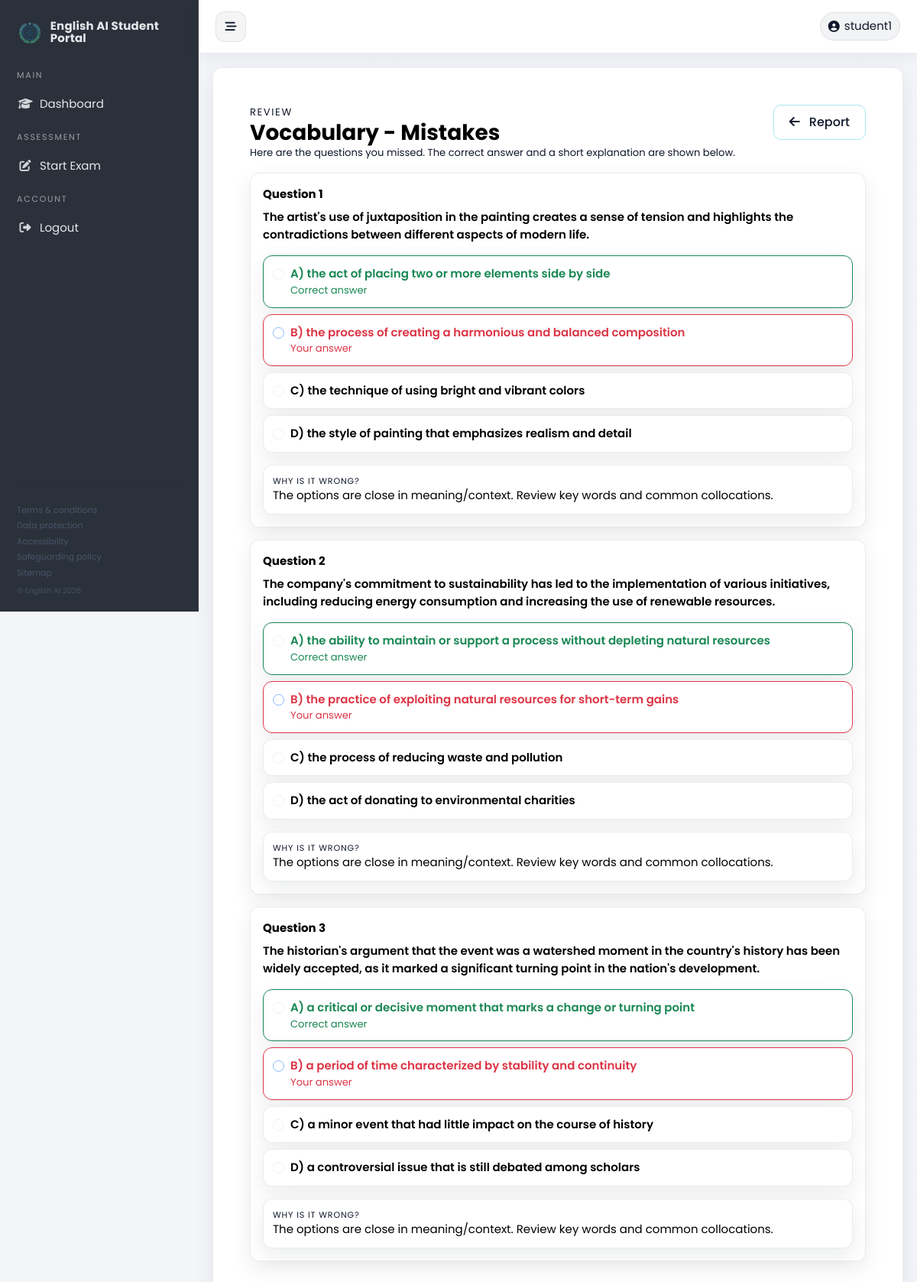
The page /report/result/6/section/Vocabulary (signed in) on the database its author committed.
### app/models.py (models this page shows, shortened)
class User(UserMixin, db.Model):
    __tablename__ = 'users'
    id = db.Column(db.Integer, primary_key=True)
    name = db.Column(db.String(100))
    email = db.Column(db.String(120), unique=True, index=True)
    password_hash = db.Column(db.String(128))
    role = db.Column(db.Enum(UserRole), default=UserRole.STUDENT)
    type = db.Column(db.String(50))
    __mapper_args__ = {'polymorphic_identity': 'user', 'polymorphic_on': type}

class Question(db.Model):
    __tablename__ = 'questions'
    id = db.Column(db.Integer, primary_key=True)
    text = db.Column(db.Text, nullable=False)
    module = db.Column(db.Enum(ModuleType), nullable=False)
    difficulty = db.Column(db.Enum(CEFRLevel), nullable=False)
    question_type = db.Column(db.Enum(QuestionType), default=QuestionType.MULTIPLE_CHOICE)
    options = db.Column(db.Text, nullable=True)
    correct_answer = db.Column(db.String(500), nullable=True)
    audio_url = db.Column(db.Text, nullable=True)

### app/controllers/report_controller.py (the view)
@report_bp.route('/result/<int:session_id>/section/<module_name>')
@login_required
def section_errors(session_id: int, module_name: str):
    session = TestSession.query.get_or_404(session_id)
    if session.user_id != current_user.id and current_user.role not in (UserRole.ADMIN, UserRole.INSTRUCTOR):
        return "Unauthorized", 403
    mod_enum = None
    try:
        mod_enum = ModuleType[module_name.upper()]
    except Exception:
        for m in ModuleType:
            if m.value.lower() == module_name.lower():
                mod_enum = m
                break
    if not mod_enum:
        return "Invalid module", 404
    base_query = (
        Response.query.join(Question, Response.question_id == Question.id)
        .filter(Response.session_id == session.id)
        .filter(Question.module == mod_enum)
        .order_by(Question.id.asc())
    )
    if mod_enum in (ModuleType.WRITING, ModuleType.SPEAKING):
        wrong_responses = base_query.all()
    else:
        wrong_responses = base_query.filter(Response.is_correct == False).all()  # noqa: E712
    def _option_text(question: Question, opt_letter: str | None):
        if not question or not opt_letter:
            return None
        try:
            opts = json.loads(question.options) if question.options else {}
            if isinstance(opts, dict):
                return opts.get(opt_letter)
        except Exception:
            return None
        return None
    items = []
    for wr in wrong_responses:
        q = wr.question
        opts = {}
        try:
            opts = json.loads(q.options) if q and q.options else {}
        except Exception:
            opts = {}
        analysis = None
        if q and q.module == ModuleType.WRITING:
            text = (wr.text_answer or "").strip()
            prompt_text = (q.text if q else "")
            analysis_data = NLPService.analyze_writing_response_ai(text=text, prompt=prompt_text)
            analysis = NLPService.format_writing_analysis(analysis_data)
        if q and q.module == ModuleType.SPEAKING and not analysis:
            transcript = (wr.transcript or wr.text_answer or "").strip()
            prompt_text = (q.text if q else "")
            speak_data = NLPService.analyze_speaking_response_ai(transcript=transcript, prompt=prompt_text)
            analysis = NLPService.format_speaking_analysis(speak_data)
        items.append(
            {
                "question": q,
                "response": wr,
                "options": opts if isinstance(opts, dict) else {},
                "user_answer": wr.selected_option or wr.text_answer,
                "correct_answer": q.correct_answer if q else None,
                "correct_answer_text": _option_text(q, q.correct_answer),
                "question_type": q.question_type.value if q and q.question_type else "",
                "analysis": analysis,
            }
        )
    return render_template(
        'result_section_errors.html',
        session=session,
        module=mod_enum.value,
        items=items,
    )

### app/templates/result_section_errors.html (shortened to what this page needs)
{% extends "base.html" %}
{% block content %}
<div class="glass-card p-4 p-md-5">
    <div class="d-flex justify-content-between align-items-start flex-wrap gap-2 mb-3">
        <div>
            <div class="text-muted text-uppercase small" style="letter-spacing:.12em;">Review</div>
            <h3 class="fw-bold text-white mb-0">{{ module }} - Mistakes</h3>
            {% if module not in ["Writing", "Speaking"] %}
            <div class="text-muted small">Here are the questions you missed. The correct answer and a short explanation
                are shown below.</div>
            {% endif %}
        </div>
        <a class="btn btn-outline-light" href="{{ url_for('report.show_result', session_id=session.id) }}">
            <i class="fa-solid fa-arrow-left me-2"></i> Report
        </a>
    </div>
    {% if not items %}
    <div class="alert alert-info mb-0">No incorrect answers in this module.</div>
    {% else %}
    <div class="vstack gap-3">
        {% for item in items %}
        {% set q = item.question %}
        {% set resp = item.response %}
        <div class="glass-card p-3">
            <div class="text-white fw-bold mb-2">Question {{ loop.index }}</div>
            <div class="text-white fw-semibold mb-3" style="white-space: pre-wrap;">{{ q.text if q else '' }}</div>
            {% if item.options and item.question_type != "Open Ended" %}
            <div class="d-grid gap-2">
                {% for key, val in item.options.items() %}
                {% set is_user = (resp.selected_option == key) %}
                {% set is_correct = (item.correct_answer == key) %}
                <label
                    class="stat d-flex align-items-start gap-2 {% if is_user %}border-danger{% endif %} {% if is_correct %}border-success{% endif %}"
                    style="cursor:default;">
                    <input class="form-check-input mt-1" type="radio" disabled {% if is_user %}checked{% endif %}>
                    <div>
                        <div
                            class="fw-semibold {% if is_correct %}text-success{% elif is_user %}text-danger{% else %}text-white{% endif %}">
                            {{ key }}) {{ val }}
                        </div>
                        {% if is_user and not is_correct %}
                        <div class="text-danger small">Your answer</div>
                        {% endif %}
                        {% if is_correct %}
                        <div class="text-success small">Correct answer</div>
                        {% endif %}
                    </div>
                </label>
                {% endfor %}
            </div>
            {% endif %}
            <div class="stat mt-3">
                <div class="k">Why is it wrong?</div>
                <div class="text-white">
                    {% if item.analysis %}
                    {{ item.analysis | safe }}
                    {% elif q and q.module.value == "Grammar" %}
                    Likely a subject–verb agreement / articles / tense issue. Re-check the grammar structure in the
                    chosen option.
                    {% elif q and q.module.value == "Vocabulary" %}
                    The options are close in meaning/context. Review key words and common collocations.
                    {% elif q and q.module.value == "Reading" %}
                    Use context clues for main idea/inference. Focus on the “why?” in the question.
                    {% elif q and q.module.value == "Listening" %}
                    You may have missed a detail. Note key words and any numbers/names, then listen again.
                    {% elif q and q.module.value == "Writing" %}
                    Use a checklist to review content/flow and grammar accuracy.
                    {% elif q and q.module.value == "Speaking" %}
                    Review structure (intro–body–conclusion) and focus on pronunciation/fluency.
                    {% else %}
                    You may have missed a key clue; re-read/re-listen to the context.
                    {% endif %}
                </div>
            </div>
        </div>
        {% endfor %}
    </div>
    {% endif %}
</div>
{% endblock %}

### app/templates/base.html (shortened to what this page needs)
<!DOCTYPE html>
<html lang="en">
<head>
    <link href="https://cdn.jsdelivr.net/npm/bootstrap@5.3.0/dist/css/bootstrap.min.css" rel="stylesheet">
    <link rel="stylesheet" href="https://cdnjs.cloudflare.com/ajax/libs/font-awesome/6.4.0/css/all.min.css">
    <link rel="stylesheet" href="{{ url_for('static', filename='css/style.css') }}">
    <link rel="stylesheet" href="{{ url_for('static', filename='css/modern.css') }}">
</head>
<body>
    {% set is_authed = current_user.is_authenticated %}
    {% set public_full_bleed = public_full_bleed|default(false) %}
    {% if is_authed %}
    <div class="app-shell">
        <aside class="sidebar" id="sidebar">
            <a class="brand" href="{{ url_for('auth.logout') }}">
                <div class="logo brand-logo">
                    <img class="brand-logo-img" src="{{ url_for('static', filename='img/logo.png') }}"
                        onerror="this.onerror=null;this.src='{{ url_for('static', filename='img/logo.svg') }}';"
                        alt="English AI">
                </div>
                <div class="brand-text">
                    <div class="title">
                        {% if current_user.role.value == 'Student' %}English AI Student Portal{% else %}English AI{%
                        endif %}
                    </div>
                </div>
            </a>
            <div class="sidebar-menu">
                <div class="side-section-title">Main</div>
                <a class="nav-item-link" href="{{ url_for('auth.dashboard') }}" title="Dashboard">
                    <i class="fa-solid fa-graduation-cap"></i><span class="nav-label">Dashboard</span>
                </a>
                {% if current_user.role.value == 'Student' %}
                <div class="side-section-title">Assessment</div>
                <a class="nav-item-link" href="{{ url_for('test.start_exam') }}" title="Start Exam">
                    <i class="fa-solid fa-pen-to-square"></i><span class="nav-label">Start Exam</span>
                </a>
                {% endif %}
                <div class="side-section-title">Account</div>
                <a class="nav-item-link" href="{{ url_for('auth.logout') }}" title="Logout">
                    <i class="fa-solid fa-right-from-bracket"></i><span class="nav-label">Logout</span>
                </a>
            </div>
            <div class="sidebar-footer" aria-label="Sidebar footer">
                <div class="footer-links" aria-label="Footer links">
                    <a href="#">Terms &amp; conditions</a>
                    <a href="#">Data protection</a>
                    <a href="#">Accessibility</a>
                    <a href="#">Safeguarding policy</a>
                    <a href="#">Sitemap</a>
                </div>
                <div class="footer-copy">© English AI 2026</div>
            </div>
        </aside>
        <main class="content">
            <header class="topbar">
                <div class="topbar-left">
                    <button class="icon-btn d-none d-lg-inline-flex" id="sidebarToggle" type="button"
                        aria-label="Toggle sidebar" aria-controls="sidebar" aria-expanded="true">
                        <i class="fa-solid fa-bars-staggered"></i>
                    </button>
                </div>
                <div class="right">
                    <span class="pill">
                        <i class="fa-solid fa-user-circle"></i> {{ current_user.name }}
                    </span>
                </div>
            </header>
            <div class="page">
                {% elif public_full_bleed %}
                <div class="public-shell">
                    {% else %}
                    <div class="auth-shell">
                        <div class="auth-card p-4 p-md-5">
                            {% endif %}
                            {% block content %}{% endblock %}
                            {% if is_authed %}
                        </div>
        </main>
    </div>
    {% elif public_full_bleed %}
    </div>
    {% else %}
    </div>
    </div>
    {% endif %}
</body>
</html>

### app/static/css/style.css (style rules this page uses)
body { font-family: 'Poppins', sans-serif; background-color: #0b1324; min-height: 100vh; display: flex; flex-direction: column; }
.btn { border-radius: 10px; padding: 10px 20px; font-weight: 500; }

### rows shown on the page
User: name "student1"
Question: text "The artist's use of juxtaposition in the painting creates a sense of tension and highlights the contradictions between different aspects of modern life."
Question: text "The company's commitment to sustainability has led to the implementation of various initiatives, including reducing energy consumption and increasing the use of renewable resources."
Question: text "The historian's argument that the event was a watershed moment in the country's history has been widely accepted, as it marked a significant turning point in the nation's development."

### other values the page prints
{{ module }} "Vocabulary"
{{ key }} "A" "B" "C" "D" "A" "B" "C" "D" "A" "B" "C" "D"
{{ val }} "the act of placing two or more elements side by side" "the process of creating a harmonious and balanced composition" "the technique of using bright and vibrant colors" "the style of painting that emphasizes realism and detail" "the ability to maintain or support a process without depleting natural resources" "the practice of exploiting natural resources for short-term gains" "the process of reducing waste and pollution" "the act of donating to environmental charities" "a critical or decisive moment that marks a change or turning point" "a period of time characterized by stability and continuity" "a minor event that had little impact on the course of history" "a controversial issue that is still debated among scholars"
